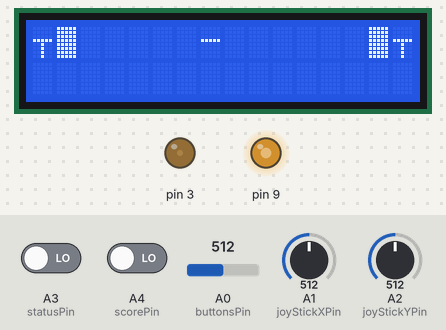
This sketch was run on a simulated Arduino Uno, built with avr-gcc and run on an emulated ATmega328P. On the bench: 16×2 character LCD, output pins drawn as LEDs (lit = HIGH). The inputs (shaded band) are chosen by the test bench; at power-on: A2 (joyStickYPin) = 512, A1 (joyStickXPin) = 512, A4 (scorePin) LOW, A0 (buttonsPin) = 512, A3 (statusPin) LOW. Random numbers use the default seed unless the sketch sets one; pins used as bus, display or sensor lines are not drawn.

Above: at 1.2 s.
1.3 s: A2 (joyStickYPin) set to 668
2.8 s: A2 (joyStickYPin) set to 696
At 3.69 s:
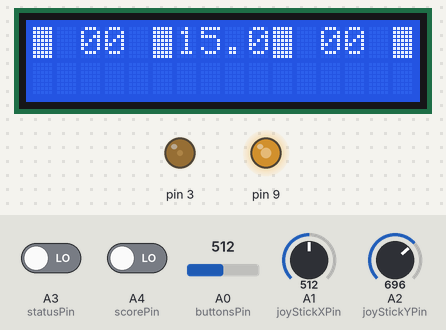
4.8 s: A1 (joyStickXPin) set to 30
At 5.45 s:
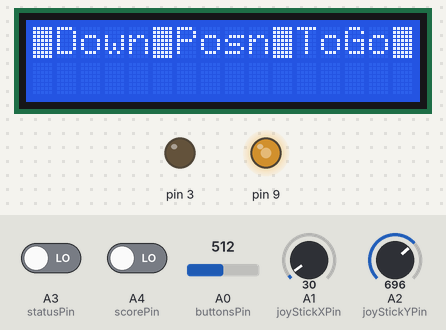
Timing chart, 0 to 5.8 s (numbered marks = the images above; inputs shaded):
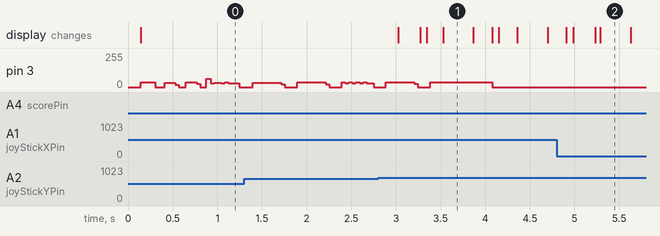

Measured:
- the behaviour switches between 683 and 684 on A2 (joyStickYPin) (found by bisection; images 0 and 1)
- after the input at 2.8 s, the display: changes after 0.22 s (image 1)

The sketch:

ledFootball.ino
```cpp
#include <LiquidCrystal.h>
#include "globalStash.h"
#include "controller.h"
#include "player.h"
#include "display.h"
#include "defense.h"
#include "scoreKeeper.h"
#include "audio.h"

/*****************************************
   Declare Global Vars to allocate Memory
 *****************************************/
LiquidCrystal gLCD(4, 5, 8, 11, 12, 13);
Display gDisplay;
Controller gController;
Audio gAudio;

Player gPlayer;
Defense gDefense_0;
Defense gDefense_1;
Defense gDefense_2;
Defense gDefense_3;
Defense gDefense_4;

// Array of pointers for nice array notation defenseTeam[i]
Defense *gDefenseTeam[] = {&gDefense_0, &gDefense_1, &gDefense_2, &gDefense_3, &gDefense_4};

ScoreKeeper gScoreKeeper;

GlobalStash globalStash;

// Local Vars for Loop
unsigned long lastDefMoveCheckMS = 0;


/********************************************
  ---  SETUP  ---
********************************************/
void setup() {
  Serial.begin(9600);
  randomSeed(analogRead(5));

  //Set gameMode to "splash screen" = 7
  globalStash.gameMode = 7;

  // Stick our objects into the globalStash
  globalStash.controller = &gController;
  globalStash.player = &gPlayer;
  globalStash.display = &gDisplay;
  globalStash.defenseTeam = gDefenseTeam;
  globalStash.scoreKeeper = &gScoreKeeper;
  globalStash.audio = &gAudio;

  // -- Initialize Objects

  globalStash.display->init(&globalStash, &gLCD);
  globalStash.controller->init();


  globalStash.player->init(&globalStash);
  globalStash.defenseTeam[0]->init(&globalStash, 0);
  globalStash.defenseTeam[1]->init(&globalStash, 1);
  globalStash.defenseTeam[2]->init(&globalStash, 2);
  globalStash.defenseTeam[3]->init(&globalStash, 3);
  globalStash.defenseTeam[4]->init(&globalStash, 4);

  globalStash.scoreKeeper->init(&globalStash);


}


/********************************************
  --- LOOP  ----
********************************************/
void loop() {

  /* GameModes:
      0 = starting play
      1 = play active
      2 = show status
      3 = show score
      4 = touch down
      42 = touch down splash
      5 = tackle
      51 = tackle 1st down
      52 = 1st down splash
      6 = tackle Status start
      7 = start splash
      8 = kick
      9 = time ran out
      10 = menu
  */
  switch (globalStash.gameMode) {

    // -- TEST --
    case 99: {

       //globalStash.gameMode = ?;

       globalStash.scoreKeeper->updateFieldPosition(49);
       globalStash.scoreKeeper->testKick();

      break;
    }

    // -- Starting Play --
    case 0: {

        if(!globalStash.display->displayingField()) {
            globalStash.display->setStartingPositions();
        }

        if (globalStash.player->checkMove() || globalStash.player->checkMoveJoyStick() ) {
          globalStash.display->updatePlayer();
          globalStash.display->write();
          globalStash.gameMode = 1;
        }

        // can go to menu from here
        if (globalStash.controller->getButtonPressed()==5 && globalStash.scoreKeeper->getStatusDown() != 4) {
          globalStash.gameMode = 10;
        }


        break;
      }

    // -- Main Play --
    case 1: {
        globalStash.scoreKeeper->updateClock();

        if (globalStash.player->checkMove() || globalStash.player->checkMoveJoyStick() ) {
          if (millis() > (lastDefMoveCheckMS + ((globalStash.difficulty.dataValue[globalStash.difficulty.currentIndex])<<4) )) {
            for (int i = 0; i < 5; i++) {
              if (globalStash.defenseTeam[random(0, 5)]->checkMove()) {
                break;
              }
            }
            lastDefMoveCheckMS = millis();
          }

          // -- We clear the display buffer
          globalStash.display->clearBuffer();

          // -- Put the Endzones back into buffer
          globalStash.display->updateField();


          // -- Update buffer in case of movements
          globalStash.display->updatePlayer();
          globalStash.display->updateDefense();

          // -- now write buffer to screen
          globalStash.display->write();
        }

        // -- Did we press Status or Score ?
        if (globalStash.controller->getStatusPressed()) {
          globalStash.gameMode = 2;
        }
        if (globalStash.controller->getScorePressed()) {
          globalStash.gameMode = 3;
        }

        // can go to menu from here
        if (globalStash.controller->getButtonPressed()==5 && globalStash.scoreKeeper->getStatusDown() != 4) {
          globalStash.gameMode = 10;
        }

        break;
      }

    // -- Status Screen --
    case 2: {

        globalStash.scoreKeeper->stopClock();

        // if we press status button again we go back to play
        if (globalStash.controller->getStatusPressed()) {
          globalStash.gameMode = 1;
        }

        //Really only want to update screen on a change
        if (globalStash.scoreKeeper->checkStatusChange() || !globalStash.display->displayingStatus()) {
          globalStash.display->updateStatus();
          globalStash.display->writeStatus();
        }

        // can go to menu from here
        if (globalStash.controller->getButtonPressed()==5 && globalStash.scoreKeeper->getStatusDown() != 4) {
          globalStash.gameMode = 10;
        }

        break;
      }

    // -- Score Screen --
    case 3: {

        //globalStash.scoreKeeper->stopClock();
        globalStash.scoreKeeper->updateClock();

        // if we press score button again we go back to play
        if (globalStash.controller->getScorePressed()) {
          globalStash.gameMode = 1;
        }

        //Really only want to update screen on a change
        if (globalStash.scoreKeeper->checkScoreChange() || !globalStash.display->displayingScore()) {
          globalStash.display->updateScore();
          globalStash.display->writeScore();
        }

        // can go to menu from here
        if (globalStash.controller->getButtonPressed()==5 && globalStash.scoreKeeper->getStatusDown() != 4) {
          globalStash.gameMode = 10;
        }

        break;
      }

    // -- Time Ran Out --
    case 9: {

        // if we press score button again we go back to play ... if not end of game
        if ((globalStash.controller->getScorePressed()) && (globalStash.scoreKeeper->getQuarter() < 3)) {
           globalStash.scoreKeeper->updateQuarter();
           globalStash.gameMode = 0;
        }

        //Really only want to update screen on a change
        if (globalStash.scoreKeeper->checkScoreChange() || !globalStash.display->displayingScore()) {
          globalStash.display->updateScore();
          globalStash.display->writeScore();
        }
        break;
      }


    // -- Touchdown Score Screen --
    case 4: {

        // if we press score button again we go back to play
        if (globalStash.controller->getScorePressed()) {
          globalStash.gameMode = 0;
        }

        //Really only want to update screen on a change
        if (globalStash.scoreKeeper->checkScoreChange() || !globalStash.display->displayingScore()) {
          globalStash.scoreKeeper->stopClock();
          globalStash.display->updateScore();
          globalStash.display->writeScore();
        }
        break;
      }

    // -- TouchDown Splash --
    case 42: {

        globalStash.scoreKeeper->stopClock();

        // skip if play animations is off
        if(!(globalStash.animation.dataValue[globalStash.animation.currentIndex])) {
            globalStash.gameMode = 4;
            break;
        }

        if(!globalStash.display->displayingSplash()) {
          globalStash.display->playTouchdownAnimationInit();
          globalStash.audio->playSongCharge();
        }

        if (globalStash.controller->getStatusPressed() || globalStash.controller->getScorePressed()  ) {
          globalStash.gameMode = 4;
          //globalStash.audio->playSoundTweet(); // Just to stop song
        } else {
          globalStash.display->playTouchdownAnimation();
        }

        break;
      }


    // -- Tackle --
    case 5: {

        globalStash.scoreKeeper->stopClock();

        // -- blink the Def Man that did the tackle
        // ... man number is in GS ... display checks there
        globalStash.display->blinkDefManTackle();


        // -- Did we press Status to start next down ?
        if (globalStash.controller->getStatusPressed()) {
          globalStash.gameMode = 6;
        }

       break;
      }


    // -- Tackle 1st Down --
    case 51: {

        globalStash.scoreKeeper->stopClock();

        // -- blink the Def Man that did the tackle
        // ... man number is in GS ... display checks there
        globalStash.display->blinkDefManTackle();


        // -- Did we press Status to start next down ?
        if (globalStash.controller->getStatusPressed()) {
          globalStash.gameMode = 52;
        }

       break;
      }

    // -- 1st Down Splash Screen --
    case 52: {

        // skip if play animations is off
        if(!(globalStash.animation.dataValue[globalStash.animation.currentIndex])) {
            globalStash.gameMode = 6;
            break;
        }

        if(!globalStash.display->displayingSplash()) {
          globalStash.display->play1stDownAnimationInit();
          globalStash.audio->playSongThunder();
        }

        if (globalStash.controller->getStatusPressed() ) {
          globalStash.gameMode = 6;
          //globalStash.audio->playSoundTweet(); // Just to stop song
        } else {
          globalStash.display->play1stDownAnimation();
        }

        break;
      }

    // -- Status Screen after Tackle --
    case 6: {

        //Really only want to update screen on a change
        if (globalStash.scoreKeeper->checkStatusChange() || !globalStash.display->displayingStatus()) {
          globalStash.display->updateStatus();
          globalStash.display->writeStatus();
        }

        // if we press status button again we go back to start play
        if (globalStash.controller->getStatusPressed()) {
          globalStash.display->setStartingPositions();
          globalStash.gameMode = 0;
        }

        break;
      }
    // -- Splash Screen --
    case 7: {

        // skip if play animations is off
        if(!(globalStash.animation.dataValue[globalStash.animation.currentIndex])) {
            globalStash.display->setStartingPositions();
            globalStash.gameMode = 0;
            break;
        }


        if(!globalStash.display->displayingSplash()) {
          globalStash.display->playSplashAnimationInit();
          globalStash.audio->playSongMrTouchDown();
        }

        if (globalStash.player->checkMove() || globalStash.player->checkMoveJoyStick() ) {
          globalStash.display->setStartingPositions();
          globalStash.gameMode = 0;
          //globalStash.audio->playSoundTweet();
        } else {
          globalStash.display->playSplashAnimation();
        }

        break;
      }
    // -- Kick --
    case 8: {

        // skip if play animations is off
        if(!(globalStash.animation.dataValue[globalStash.animation.currentIndex])) {
            globalStash.gameMode = 0;
            break;
        }


        if(!globalStash.display->displayingSplash()) {
          if(globalStash.scoreKeeper->kickIsFieldGoal() ) {
            if(globalStash.scoreKeeper->fieldGoalIsGood() ) {
                globalStash.display->playFieldGoalAnimationInit();
                globalStash.audio->playSongRock();
            } else {
                globalStash.display->playMissedFieldGoalAnimationInit();
                globalStash.audio->playSoundTweetX2();
            }
          } else {
            globalStash.display->playPuntAnimationInit();
            globalStash.audio->playSoundTweetX2();
          }

        }

        // --- pressing score or status gets you out
        if (globalStash.controller->getStatusPressed() || globalStash.controller->getScorePressed()  ) {
          globalStash.gameMode = 0;
        } else {
          if(globalStash.scoreKeeper->kickIsFieldGoal() ) {
            if(globalStash.scoreKeeper->fieldGoalIsGood() ) {
                globalStash.display->playFieldGoalAnimation();
            } else {
                globalStash.display->playMissedFieldGoalAnimation();
            }
          } else {
            globalStash.display->playPuntAnimation();
          }
        }

        break;
      }
    // -- Menu --
    case 10: {

        // update 1st time thru
        if(!globalStash.display->displayingMenu()) {
          globalStash.scoreKeeper->stopClock();
          globalStash.display->updateMenu();
          globalStash.display->writeMenu();
        }

        // update if there is a move
        if(globalStash.display->checkMenuMove()) {
          globalStash.display->updateMenu();
          globalStash.display->writeMenu();
        }

        // new mode if we are on exitMenu
        if(globalStash.display->exitMenu()) {
          globalStash.gameMode = 0;
        }


        break;
      }
  }

}
```

audio.h
```cpp
#ifndef audio_h
#define audio_h
#include "globalStash.h"
#include <avr/interrupt.h>
#include "Arduino.h"


class Audio {

  public:
    //*** Static pointer to interupt method ... called by ISR
    static  void (*compareMatchInteruptPtr)();

    //*** Main public Methods
    void playSongCharge();
    void playSongRock();
    void playSongThunder();
    void playSongMrTouchDown();
    void playSoundTweet();
    void playSoundTick();
    void playSoundTweetX2();
    static unsigned char audioVolume;


  private:


    //**** Data Used by SONG CompareMatch_Interupt()
      //*** Dealing with PGMMem song data ****
      static int noteListLength;                  //Length of song
      static unsigned char const* pNoteFreqList;  //ptr to const Array of NoteFreqs
      static unsigned int const* pNoteDurList;    //ptr to const Array of NoteDurations
      static volatile int currentNotePosition;    //counter as we move thru notes
      static volatile unsigned int currentNoteFreq;  //for speed? we pull these values
      static volatile unsigned int currentNoteDur;   //   from PGMMem into ram

      static volatile unsigned int noteHalfFreqCounter;
      static volatile unsigned int noteDurationCounter;

    //**** Data Used by SOUND CompareMatch_Interupt()
      static int sampleListLength;                  //# samples in sound
      static unsigned char const* pSampleList;  //ptr to const Array of samples
      static volatile int currentSamplePosition;    //counter as we move thru samples
      static volatile unsigned int sampleDurationCounter;
      static volatile unsigned char repeatTimes;                  //repeat the sound


    //**** Private Methods
    void playSong(unsigned char const *noteFreq, unsigned int const *noteDuration, int songLength);
    void playSound(unsigned char const *samples, int samplesLength, unsigned char numTimes);
    static void startPlay();
    static void stopPlay();

    //** Interupt Handlers
    static void songCompareMatch_Interupt();
    static void soundCompareMatch_Interupt();


};

#endif
```

controller.h
```cpp
#ifndef controller_h
#define controller_h
#include "Arduino.h"

class Controller {

  public:
    init();
    byte getJoyStick ();
    byte getButtonPressed ();
    byte getButtonHeld ();
    byte getButtonReleased ();
    bool getStatusPressed();
    bool getScorePressed();

  private:

    // -- Buttons
    const byte buttonDelayMS = 100;
    // map voltages (position in array 0,1,2,3,4,5) to
    //   what code uses 1=left,2=up,3=right,4=down,0=none,5=joy
    const byte buttonIOmap[6] = {2, 3, 4, 1, 5, 0};

    // map non linear ranges ... ends only get 1/2 range
    const byte nonLinearVoltageMap[10] = {0,1,1,2,2,3,3,4,4,5};

    const int buttonsPin = A0;
    const int statusPin = A3;
    const int scorePin = A4;

    unsigned long lastStBtnCheckMS = 0;
    unsigned long lastScBtnCheckMS = 0;
    unsigned long lastBtnCheckMS = 0;

    byte buttonPressed = 0; // 0=none, then 1-5
    byte lastButtonPressed = 0;
    byte buttonHeld = 0;  // 0 or 1
    byte statusHeld = 0;  // 0 or 1
    byte scoreHeld = 0;  // 0 or 1

    // -- Joystick
    const byte joyStickDelayMS = 250;
    const int joyStickXPin = A1;
    const int joyStickYPin = A2;
    const byte joyStickIOmap[3][3] = {{14, 4, 34}
      , {1, 0, 3}
      , {12, 2, 32}
    };

    byte joyStickDirection = 0;
    // Starting 12 oClock clockwise ... try to match buttons
    // 2=up, 32=right-up, 3=right, 34=right-down
    // 4=down, 14=left-down, 1=left, 12=left-up
    // 0=center


    unsigned long lastJoyStickCheckMS = 0;

    void pReadJoyStick();
    void pReadButton();

};
#endif
```

defense.h
```cpp
#ifndef defense_h
#define defense_h
#include "Arduino.h"
#include "globalStash.h"
#include "player.h"
#include "scoreKeeper.h"

class Defense {

  private:
    GlobalStash* gs;
    bool hitPlayer(displayPosition* fp);
    bool hitDefense(displayPosition* fp);

  public:
    displayPosition fp;
    byte manNumber;
    void init(GlobalStash* globalStash,byte manNum);
    bool checkMove();
    void setPosition(byte startRow, byte startCol);


};
#endif
```

player.h
```cpp
#ifndef player_h
#define player_h
#include "Arduino.h"
#include "globalStash.h"
#include "controller.h"
#include "defense.h"
#include "scoreKeeper.h"
class Player {

  private:
    GlobalStash* gs;
    bool ranIntoDef(displayPosition* lfp);
    bool checkMoveWorker(byte btn);

  public:
    displayPosition fp;

    void init(GlobalStash* globalStash);
    bool checkMove();
    bool checkMoveJoyStick();
    void setPosition(byte startRow, byte startCol);

};
#endif
```

Source omitted: audio.cpp (8563 bytes), controller.cpp (4119 bytes), defense.cpp (2141 bytes), display.cpp (20486 bytes), display.h (4393 bytes), globalStash.h (data table, 26662 bytes), player.cpp (3591 bytes), scoreKeeper.cpp (5019 bytes), scoreKeeper.h (1127 bytes)
